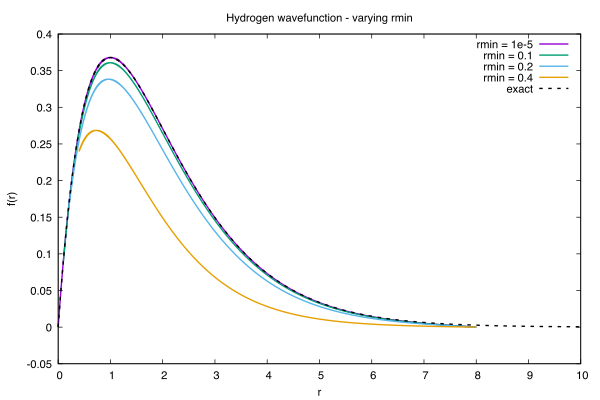

The gnuplot source for this figure:
set terminal pdfcairo enhanced color font "Times,12" size 6in,4in
set output "wave_rmin.pdf"

set title "Hydrogen wavefunction - varying rmin"
set xlabel "r"
set ylabel "f(r)"

plot \
    "wave_rmin.dat" index 0 using 1:2 with lines lw 2 title "rmin = 1e-5", \
    "wave_rmin.dat" index 1 using 1:2 with lines lw 2 title "rmin = 0.1", \
    "wave_rmin.dat" index 2 using 1:2 with lines lw 2 title "rmin = 0.2", \
    "wave_rmin.dat" index 3 using 1:2 with lines lw 2 title "rmin = 0.4", \
    "wave_rmax.dat" index 3 using 1:3 with lines lw 2 dt 2 lc rgb "black" title "exact"
